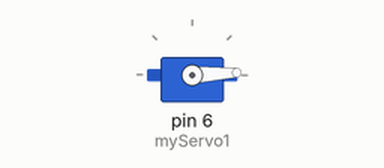
Bench run of a sketch on a simulated Arduino Uno, built with avr-gcc and run on an emulated ATmega328P. Shown: servo.

Above: at 0.05 s.
At 0.65 s:
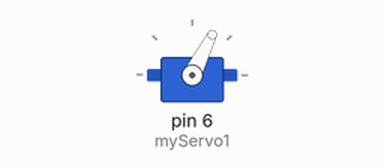
At 0.95 s:
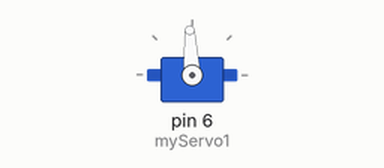
At 1.85 s:
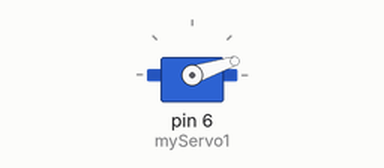
Timing chart, 0 to 4.7 s (numbered marks = the images above):
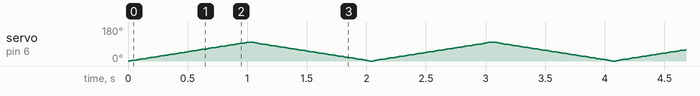

The sketch:

servo_test.ino
```cpp
#include <Servo.h>

Servo myServo1;
  // create servo object to control a servo

int pos = 0;// variable to store the servo position

void setup() {
  myServo1.attach(6);
}

void loop() {
  for (pos = 0; pos <= 100; pos += 1) { // goes from 0 degrees to 180 degrees
    // in steps of 1 degree
    myServo1.write(pos);              // tell servo to go to position in variable 'pos'
    delay(10);                       // waits 15ms for the servo to reach the position
  }
  for (pos = 100; pos >= 0; pos -= 1) { // goes from 180 degrees to 0 degrees
    myServo1.write(pos);              // tell servo to go to position in variable 'pos'
    delay(10);                       // waits 15ms for the servo to reach the position
  }
}
```
